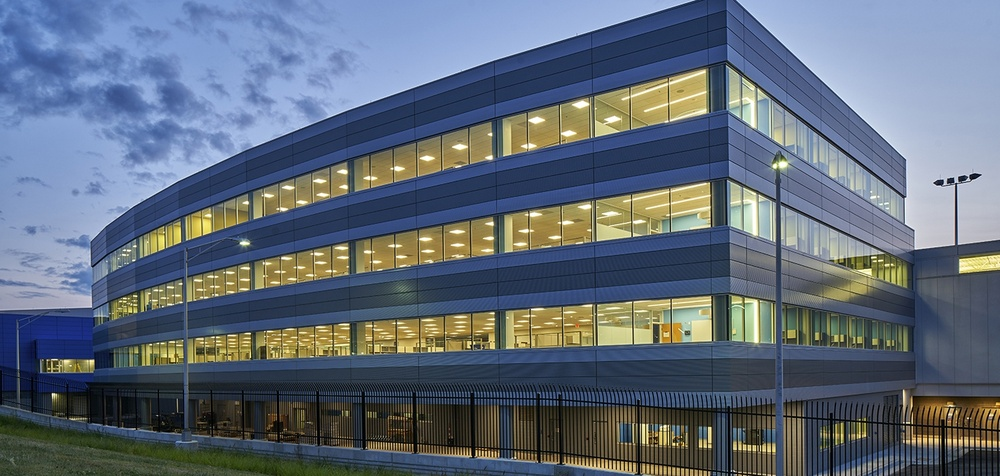
#> input picture In Class/Building01.jpg, 1000 x 476 px, shrunk from 1440 x 686 before the run
$ python detectFeatures05.py   (Python 2 division)
#> lines starting #> are read from the running program, lines starting #| are printed output that depends on the picture
#!/usr/bin/env python

import sys
sys.path.append("/opt/ros/kinetic/lib/python2.7/dist-packages")
import cv2
import numpy as np


filename = 'Building01.jpg'
def main():
    image = cv2.imread(filename)
#> image is the input picture: shape (476, 1000, 3); mean B, G, R 121.6, 107.3, 96.2
    if image is None:
      print 'Unable to open file ', filename
      return
    #print image.shape

    fast = cv2.FastFeatureDetector_create()
    cpy=image.copy()
    # find and draw the keypoints
    kp = fast.detect(image,None)
#> kp = 9194 keypoints; strongest (x, y, size): (52, 394, 7), (959, 177, 7), (942, 180, 7), (493, 313, 7)


    # Print all default params
    print("Threshold: ", fast.getThreshold());
    print("nonmaxSuppression: ", fast.getNonmaxSuppression());
    print("neighborhood: ", fast.getType());
    print("Total Keypoints with nonmaxSuppression: ", len(kp));
#| Total Keypoints with nonmaxSuppression:  9194


    cv2.drawKeypoints(image, kp, cpy, color=(255,0,255))
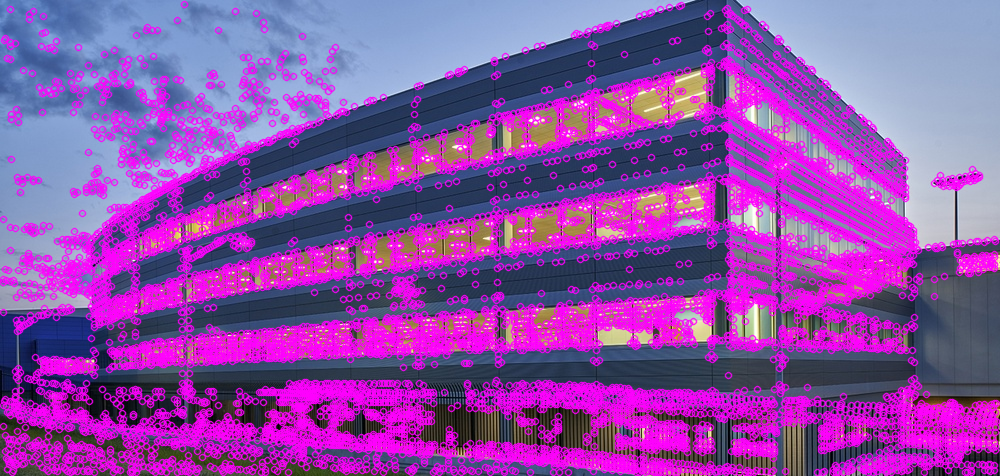
#> cpy: shape (476, 1000, 3); mean B, G, R 167.4, 76.9, 141.9


    cv2.namedWindow('Building', cv2.WINDOW_NORMAL)
    cv2.imshow('Building',cpy)
    cv2.waitKey(0)
    cv2.destroyAllWindows()


if __name__ == '__main__':
    main()

$ run again, with In Class/Building02.jpg copied over In Class/Building01.jpg
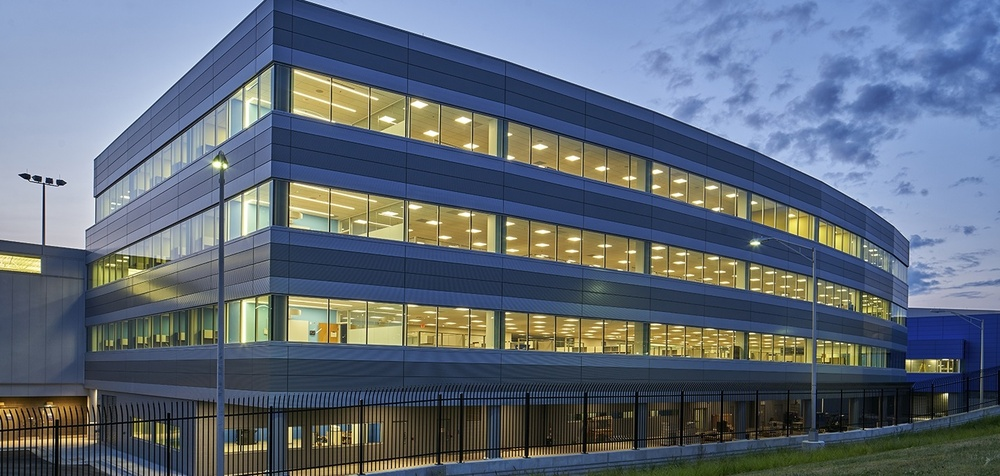
#> input picture In Class/Building02.jpg, 1000 x 476 px, shrunk from 1440 x 686 before the run
#> in main, image is the input picture: shape (476, 1000, 3); mean B, G, R 121.7, 107.3, 96.2
#> kp = 9241 keypoints; strongest (x, y, size): (947, 394, 7), (40, 177, 7), (506, 313, 7), (57, 180, 7)
#| Total Keypoints with nonmaxSuppression:  9241
#> in main, `cv2.drawKeypoints(image, kp, cpy, color=(255,0,255))`:
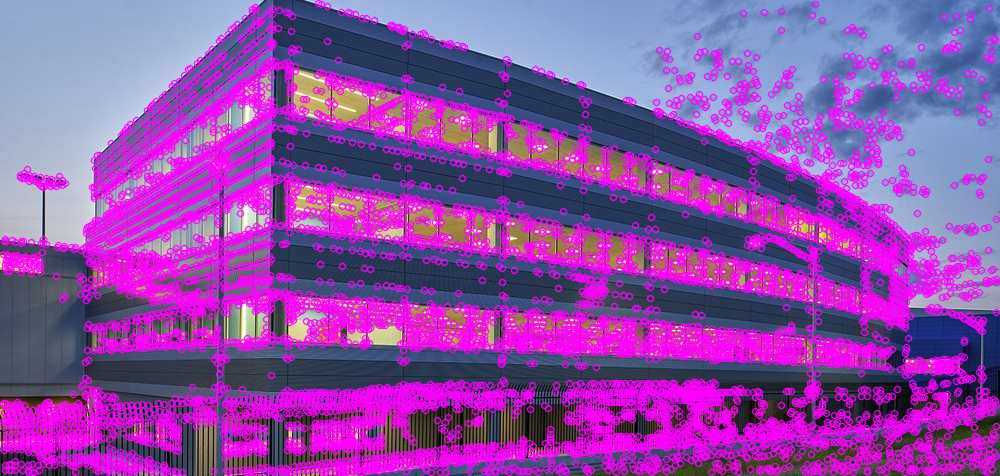
#> cpy: shape (476, 1000, 3); mean B, G, R 167.5, 76.8, 142

$ run again, with In Class/EdBuilding02.jpg copied over In Class/Building01.jpg
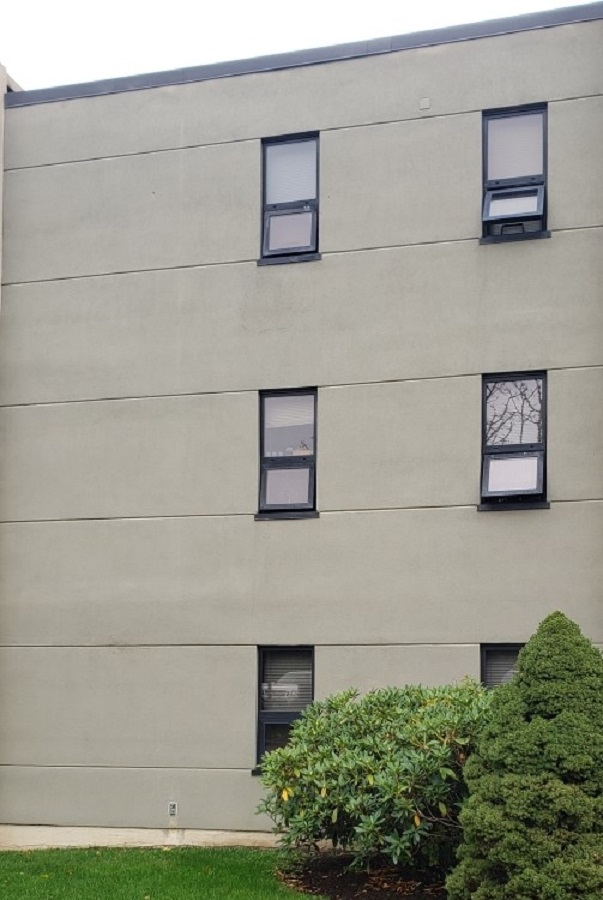
#> input picture In Class/EdBuilding02.jpg, 603 x 900 px
#> in main, image is the input picture: shape (900, 603, 3); mean B, G, R 143.7, 155.7, 155.5
#> kp = 6787 keypoints; strongest (x, y, size): (395, 862, 7), (409, 791, 7), (355, 828, 7), (541, 213, 7)
#| Total Keypoints with nonmaxSuppression:  6787
#> in main, `cv2.drawKeypoints(image, kp, cpy, color=(255,0,255))`:
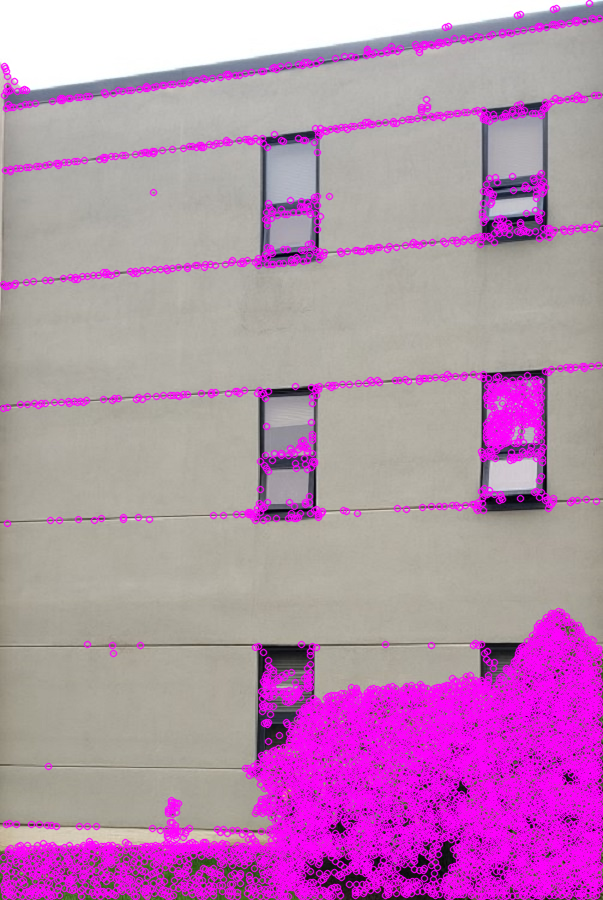
#> cpy: shape (900, 603, 3); mean B, G, R 175.2, 139, 183.8

$ run again, with In Class/Hall01.jpg copied over In Class/Building01.jpg
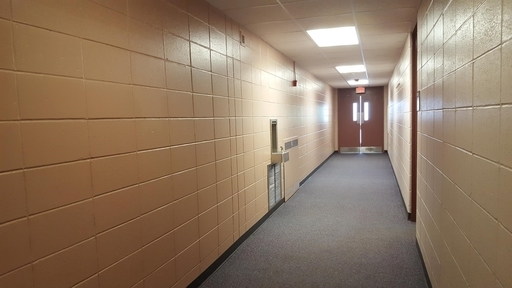
#> input picture In Class/Hall01.jpg, 512 x 288 px
#> in main, image is the input picture: shape (288, 512, 3); mean B, G, R 99.3, 120.8, 143.6
#> kp = 1477 keypoints; strongest (x, y, size): (295, 85, 7), (354, 119, 7), (386, 151, 7), (360, 97, 7)
#| Total Keypoints with nonmaxSuppression:  1477
#> in main, `cv2.drawKeypoints(image, kp, cpy, color=(255,0,255))`:
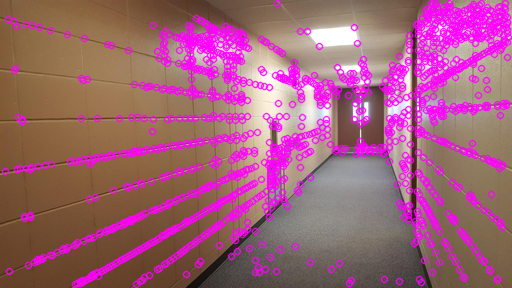
#> cpy: shape (288, 512, 3); mean B, G, R 121, 97.2, 159.2
